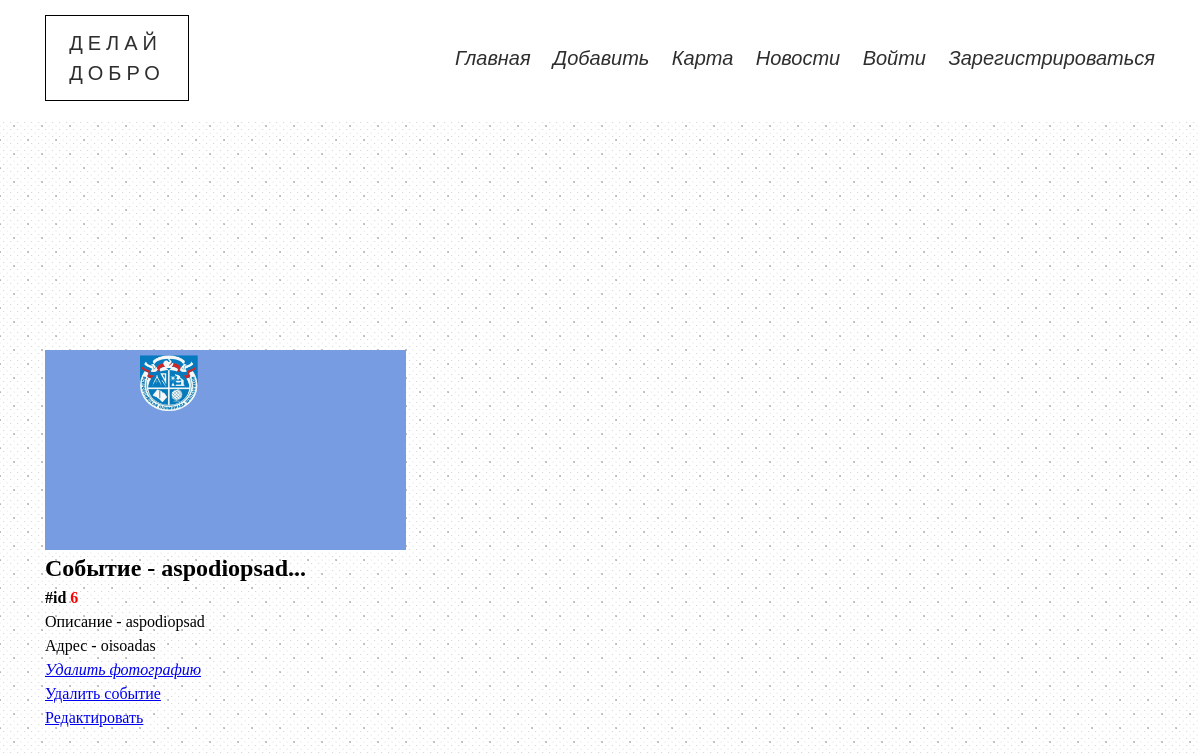
The app's page /event/6 with its own data.
### data/model_events.py (models this page shows)
class Event(SqlAlchemyBase, SerializerMixin):
    __tablename__ = 'events'
    id = sqlalchemy.Column(sqlalchemy.Integer,
                           primary_key=True, autoincrement=True)
    address = sqlalchemy.Column(sqlalchemy.String)
    content = sqlalchemy.Column(sqlalchemy.String)
    user_id = sqlalchemy.Column(sqlalchemy.Integer,
                                sqlalchemy.ForeignKey("users.id"))
    photo = sqlalchemy.orm.relation("File", uselist=False)
    map_photo = sqlalchemy.Column(sqlalchemy.String)
    additions = list()

### blueprints/events.py (the view)
@blueprint.route('/event/<int:event_id>')
def event(event_id):
    session = db_session.create_session()
    event = session.query(Event).get(event_id)
    return render_template('event.html', event=event)

### data/db_session.py (called while the page is built)
def create_session() -> Session:
    global __factory
    return __factory()

### templates/event.html (shortened to what this page needs)
{% extends "base.html" %}
{% block content %}
    <div class="container">
    <div class="infolist">
        <div class='flexbox flex_c_nowr'>
            <div>
                <img height="200px" alt="">
                <img src="/{{ event.photo.path if event.photo else 'static/images/none_image.png' }}" height="200px">
                <div class="flexbox flex_jcspacebetween_aicenter">
                    <h2>Событие - {{ event.content[:15] + "..." }}</h2>
                </div>
                <h4>#id <span style='color: red'>{{ event.id }}</span></h4>
                <p>Описание - {{ event.content }}</p>
            </div>
            Адрес - {{ event.address }}
            {% if event.photo %}
                <div>
                    <a href="/del_event_photo/{{ event.id }}" class='link'><i>Удалить фотографию</i></a>
                    <br>
                </div>
            {% endif %}
            <a href="/del_event/{{ event.id }}" class='link'>Удалить событие</a>
            <br>
            <a href="/edit_event/{{ event.id }}" class='link'>Редактировать</a>
        </div>
    </div>
    </div>
{% endblock %}

### records on screen
Event: content "aspodiopsad...", id "6", content "aspodiopsad", address "oisoadas"
